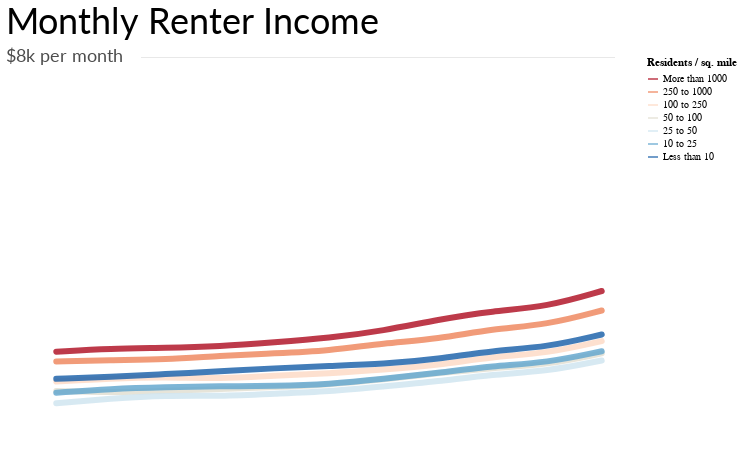

The cell this chart's notebook holds for it:
### Code cell
rent_inc_pop_den_chart

### Figure 1 — Vega-Lite specification as saved in the notebook (floating-point values rounded to 4 significant figures)
{"width": 600, "height": 400, "background": "white", "config": {"title": {"fontWeight": "normal", "fontSize": 36, "anchor": "start", "font": "Lato", "offset": 5}, "axisX": {"grid": false, "labelFont": "Lato", "labelFontSize": 16, "labelAngle": 0, "labelPadding": 10, "ticks": false, "tickSize": 5, "title": null, "titleFont": "Lato", "titleFontSize": 16, "titleFontWeight": "normal", "titleY": 30, "titleX": 280}, "axisY": {"grid": true, "gridOpacity": 1, "labelFont": "Lato", "labelFontSize": 16, "labelLimit": 100, "labelAlign": "left", "labelPadding": 20, "ticks": false, "title": null, "titleFont": "Lato", "titleFontWeight": "normal", "titleFontSize": 16, "titleAlign": "left", "titleAngle": 0, "titleY": -20, "titleX": -20, "domainWidth": 0}, "view": {"strokeOpacity": 0}}, "layer": [{"data": {"name": "data-8c1126790ef362fb91e577c93e039bce"}, "mark": {"type": "line", "interpolate": "basis", "opacity": 0.85, "size": 6, "strokeCap": "round"}, "encoding": {"color": {"type": "nominal", "field": "Pop", "scale": {"domain": ["More than 1000", "250 to 1000", "100 to 250", "50 to 100", "25 to 50", "10 to 25", "Less than 10"], "range": ["#b2182b", "#ef8a62", "#fddbc7", "#e2e0d3", "#d1e5f0", "#67a9cf", "#2166ac"]}, "title": "Residents / sq. mile"}, "x": {"type": "ordinal", "axis": {"labelFontSize": 18, "labelOpacity": 0.7, "tickSize": 10, "ticks": true, "titleFontSize": 20, "values": [2008, 2018]}, "field": "Year"}, "y": {"type": "quantitative", "axis": {"format": "~s", "labelFontSize": 18, "labelOpacity": 0.7, "labelPadding": 25, "titleFontSize": 20, "titleOpacity": 0.7, "titleX": -25, "titleY": -30, "values": [2000, 3000, 4000, 5000, 6000, 7000]}, "field": "Med_Rent", "scale": {"domain": [1000, 8000, 2000]}, "title": "Counties grouped by population density"}}, "title": "Monthly Renter Income"}, {"data": {"name": "data-e8530897f689fae5d28f94668b1d7e65"}, "mark": {"type": "text", "dx": 8, "dy": 0, "font": "lato", "fontSize": 18, "opacity": 0.7}, "encoding": {"text": {"type": "nominal", "field": "text"}, "x": {"type": "ordinal", "field": "x"}, "y": {"type": "quantitative", "field": "y"}}}, {"data": {"name": "data-8f136234395aa97b4ad72a5576c29347"}, "mark": {"type": "text", "dx": 322, "dy": -4, "fontSize": 11.5, "fontWeight": "bold", "opacity": 0.09}, "encoding": {"text": {"type": "nominal", "field": "text"}, "x": {"type": "ordinal", "axis": null, "field": "x"}, "y": {"type": "quantitative", "axis": null, "field": "y"}}}], "$schema": "https://vega.github.io/schema/vega-lite/v4.0.0.json", "datasets": {"data-8c1126790ef362fb91e577c93e039bce": [{"Year": 2008, "Pop": "More than 1000", "Med_Rent": 2843.0, "pct_chg": -0.1932, "Order": 1000}, {"Year": 2009, "Pop": "More than 1000", "Med_Rent": 2898.0, "pct_chg": 0.01935, "Order": 1000}, {"Year": 2010, "Pop": "More than 1000", "Med_Rent": 2908.0, "pct_chg": 0.003451, "Order": 1000}, {"Year": 2011, "Pop": "More than 1000", "Med_Rent": 2935.0, "pct_chg": 0.009285, "Order": 1000}, {"Year": 2012, "Pop": "More than 1000", "Med_Rent": 3006.0, "pct_chg": 0.02419, "Order": 1000}, {"Year": 2013, "Pop": "More than 1000", "Med_Rent": 3082.0, "pct_chg": 0.02528, "Order": 1000}, {"Year": 2014, "Pop": "More than 1000", "Med_Rent": 3209.0, "pct_chg": 0.04121, "Order": 1000}, {"Year": 2015, "Pop": "More than 1000", "Med_Rent": 3404.0, "pct_chg": 0.06077, "Order": 1000}, {"Year": 2016, "Pop": "More than 1000", "Med_Rent": 3555.0, "pct_chg": 0.04436, "Order": 1000}, {"Year": 2017, "Pop": "More than 1000", "Med_Rent": 3629.0, "pct_chg": 0.02082, "Order": 1000}, {"Year": 2018, "Pop": "More than 1000", "Med_Rent": 3905.0, "pct_chg": 0.07605, "Order": 1000}, {"Year": 2008, "Pop": "250 to 1000", "Med_Rent": 2672.0, "pct_chg": -0.03118, "Order": 1000}, {"Year": 2009, "Pop": "250 to 1000", "Med_Rent": 2698.0, "pct_chg": 0.009731, "Order": 1000}, {"Year": 2010, "Pop": "250 to 1000", "Med_Rent": 2702.0, "pct_chg": 0.001483, "Order": 1000}, {"Year": 2011, "Pop": "250 to 1000", "Med_Rent": 2772.0, "pct_chg": 0.02591, "Order": 1000}, {"Year": 2012, "Pop": "250 to 1000", "Med_Rent": 2813.0, "pct_chg": 0.01479, "Order": 1000}, {"Year": 2013, "Pop": "250 to 1000", "Med_Rent": 2859.0, "pct_chg": 0.01635, "Order": 1000}, {"Year": 2014, "Pop": "250 to 1000", "Med_Rent": 2993.0, "pct_chg": 0.04687, "Order": 1000}, {"Year": 2015, "Pop": "250 to 1000", "Med_Rent": 3066.0, "pct_chg": 0.02439, "Order": 1000}, {"Year": 2016, "Pop": "250 to 1000", "Med_Rent": 3244.0, "pct_chg": 0.05806, "Order": 1000}, {"Year": 2017, "Pop": "250 to 1000", "Med_Rent": 3312.0, "pct_chg": 0.006165, "Order": 1000}, {"Year": 2018, "Pop": "250 to 1000", "Med_Rent": 3563.0, "pct_chg": 0.04749, "Order": 1000}, {"Year": 2008, "Pop": "100 to 250", "Med_Rent": 2320.0, "pct_chg": -0.1868, "Order": 250}, {"Year": 2009, "Pop": "100 to 250", "Med_Rent": 2375.0, "pct_chg": 0.02371, "Order": 250}, {"Year": 2010, "Pop": "100 to 250", "Med_Rent": 2401.0, "pct_chg": 0.01095, "Order": 250}, {"Year": 2011, "Pop": "100 to 250", "Med_Rent": 2369.0, "pct_chg": -0.01333, "Order": 250}, {"Year": 2012, "Pop": "100 to 250", "Med_Rent": 2425.0, "pct_chg": 0.02364, "Order": 250}, {"Year": 2013, "Pop": "100 to 250", "Med_Rent": 2462.0, "pct_chg": 0.01526, "Order": 250}, {"Year": 2014, "Pop": "100 to 250", "Med_Rent": 2527.0, "pct_chg": 0.0264, "Order": 250}, {"Year": 2015, "Pop": "100 to 250", "Med_Rent": 2606.0, "pct_chg": 0.03126, "Order": 250}, {"Year": 2016, "Pop": "100 to 250", "Med_Rent": 2756.0, "pct_chg": 0.05756, "Order": 250}, {"Year": 2017, "Pop": "100 to 250", "Med_Rent": 2813.0, "pct_chg": 0.01887, "Order": 250}, {"Year": 2018, "Pop": "100 to 250", "Med_Rent": 3027.0, "pct_chg": 0.05057, "Order": 250}, {"Year": 2008, "Pop": "50 to 100", "Med_Rent": 2154.0, "pct_chg": -0.37, "Order": 100}, {"Year": 2009, "Pop": "50 to 100", "Med_Rent": 2129.0, "pct_chg": -0.01161, "Order": 100}, {"Year": 2010, "Pop": "50 to 100", "Med_Rent": 2159.0, "pct_chg": 0.01409, "Order": 100}, {"Year": 2011, "Pop": "50 to 100", "Med_Rent": 2186.0, "pct_chg": 0.01251, "Order": 100}, {"Year": 2012, "Pop": "50 to 100", "Med_Rent": 2224.0, "pct_chg": 0.01738, "Order": 100}, {"Year": 2013, "Pop": "50 to 100", "Med_Rent": 2267.0, "pct_chg": 0.01933, "Order": 100}, {"Year": 2014, "Pop": "50 to 100", "Med_Rent": 2359.0, "pct_chg": 0.04058, "Order": 100}, {"Year": 2015, "Pop": "50 to 100", "Med_Rent": 2466.0, "pct_chg": 0.04536, "Order": 100}, {"Year": 2016, "Pop": "50 to 100", "Med_Rent": 2561.0, "pct_chg": 0.03852, "Order": 100}, {"Year": 2017, "Pop": "50 to 100", "Med_Rent": 2614.0, "pct_chg": 0.05389, "Order": 100}, {"Year": 2018, "Pop": "50 to 100", "Med_Rent": 2813.0, "pct_chg": 0.09226, "Order": 100}, {"Year": 2008, "Pop": "25 to 50", "Med_Rent": 1940.0, "pct_chg": -0.3424, "Order": 50}, {"Year": 2009, "Pop": "25 to 50", "Med_Rent": 2022.0, "pct_chg": 0.04227, "Order": 50}, {"Year": 2010, "Pop": "25 to 50", "Med_Rent": 2079.0, "pct_chg": 0.02819, "Order": 50}, {"Year": 2011, "Pop": "25 to 50", "Med_Rent": 2063.0, "pct_chg": -0.007696, "Order": 50}, {"Year": 2012, "Pop": "25 to 50", "Med_Rent": 2107.0, "pct_chg": 0.02133, "Order": 50}, {"Year": 2013, "Pop": "25 to 50", "Med_Rent": 2146.0, "pct_chg": 0.01851, "Order": 50}, {"Year": 2014, "Pop": "25 to 50", "Med_Rent": 2235.0, "pct_chg": 0.04147, "Order": 50}, {"Year": 2015, "Pop": "25 to 50", "Med_Rent": 2323.0, "pct_chg": 0.03937, "Order": 50}, {"Year": 2016, "Pop": "25 to 50", "Med_Rent": 2448.0, "pct_chg": 0.05381, "Order": 50}, {"Year": 2017, "Pop": "25 to 50", "Med_Rent": 2499.0, "pct_chg": 0.2042, "Order": 50}, {"Year": 2018, "Pop": "25 to 50", "Med_Rent": 2689.0, "pct_chg": -0.06445, "Order": 50}, {"Year": 2008, "Pop": "10 to 25", "Med_Rent": 2124.0, "pct_chg": null, "Order": 25}, {"Year": 2009, "Pop": "10 to 25", "Med_Rent": 2193.0, "pct_chg": 0.03249, "Order": 25}, {"Year": 2010, "Pop": "10 to 25", "Med_Rent": 2222.0, "pct_chg": 0.01322, "Order": 25}, {"Year": 2011, "Pop": "10 to 25", "Med_Rent": 2239.0, "pct_chg": 0.007651, "Order": 25}, {"Year": 2012, "Pop": "10 to 25", "Med_Rent": 2243.0, "pct_chg": 0.001787, "Order": 25}, {"Year": 2013, "Pop": "10 to 25", "Med_Rent": 2272.0, "pct_chg": 0.01293, "Order": 25}, {"Year": 2014, "Pop": "10 to 25", "Med_Rent": 2366.0, "pct_chg": 0.04137, "Order": 25}, {"Year": 2015, "Pop": "10 to 25", "Med_Rent": 2472.0, "pct_chg": 0.0448, "Order": 25}, {"Year": 2016, "Pop": "10 to 25", "Med_Rent": 2595.0, "pct_chg": 0.04976, "Order": 25}, {"Year": 2017, "Pop": "10 to 25", "Med_Rent": 2649.0, "pct_chg": 0.09788, "Order": 25}, {"Year": 2018, "Pop": "10 to 25", "Med_Rent": 2850.0, "pct_chg": 0.001404, "Order": 25}, {"Year": 2008, "Pop": "Less than 10", "Med_Rent": 2368.0, "pct_chg": -0.1967, "Order": 10}, {"Year": 2009, "Pop": "Less than 10", "Med_Rent": 2399.0, "pct_chg": 0.01309, "Order": 10}, {"Year": 2010, "Pop": "Less than 10", "Med_Rent": 2451.0, "pct_chg": 0.02168, "Order": 10}, {"Year": 2011, "Pop": "Less than 10", "Med_Rent": 2500.0, "pct_chg": 0.01999, "Order": 10}, {"Year": 2012, "Pop": "Less than 10", "Med_Rent": 2553.0, "pct_chg": 0.0212, "Order": 10}, {"Year": 2013, "Pop": "Less than 10", "Med_Rent": 2594.0, "pct_chg": 0.01606, "Order": 10}, {"Year": 2014, "Pop": "Less than 10", "Med_Rent": 2626.0, "pct_chg": 0.01234, "Order": 10}, {"Year": 2015, "Pop": "Less than 10", "Med_Rent": 2713.0, "pct_chg": 0.03313, "Order": 10}, {"Year": 2016, "Pop": "Less than 10", "Med_Rent": 2862.0, "pct_chg": 0.05492, "Order": 10}, {"Year": 2017, "Pop": "Less than 10", "Med_Rent": 2922.0, "pct_chg": 0.04857, "Order": 10}, {"Year": 2018, "Pop": "Less than 10", "Med_Rent": 3144.0, "pct_chg": 0.1743, "Order": 10}], "data-e8530897f689fae5d28f94668b1d7e65": [{"x": 2008, "y": 8000, "text": "$8k per month"}], "data-8f136234395aa97b4ad72a5576c29347": [{"x": 2008, "y": 8000, "text": "_______________________________________________________________________________"}]}}
